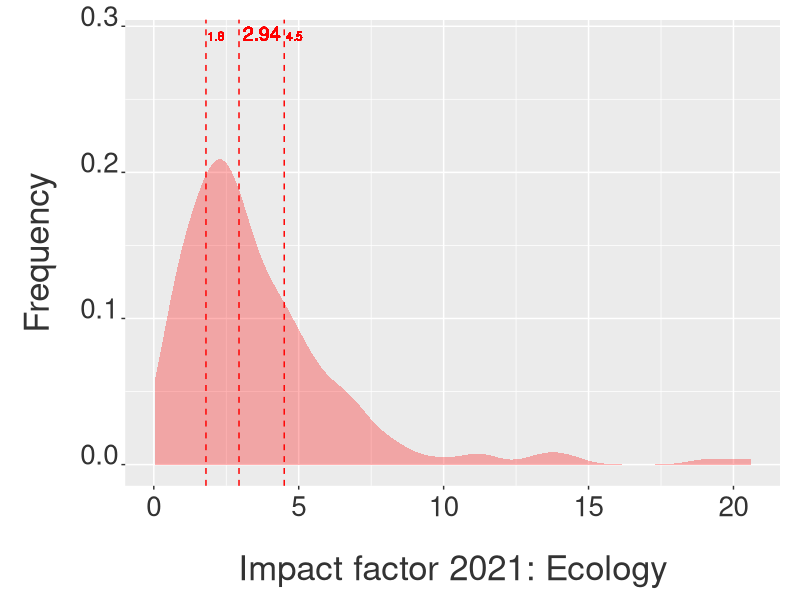

Source code (R): (Note: this script raises an error after producing the figure.)
################################################################################
##### Impact factor analysis of the journals classified as "Ecology" (JCR)
##### and "Biodiversity" (CAPES).
##### Ecological Synthesis Lab: https://marcomellolab.wordpress.com.
##### Author: Marco Mello.
##### See README for further info:
##### https://github.com/marmello77/ImpactFactor/blob/master/README.md
################################################################################


################################################################################
##### Get ready
################################################################################


setwd(dirname(rstudioapi::getActiveDocumentContext()$path))

rm(list= ls())

library(ggplot2)
library(plyr)
library(RColorBrewer)
library(reshape2)
library(tidyverse)


################################################################################
##### Ecology
################################################################################


# Data import based on the JCR format used until 2021:

#jcreco = read.csv("data/jcr ecology 2021.csv", na = "Not Available",
#skip = 1, header = T)
#neco<-dim(jcreco)[1]
#jcreco<-jcreco[1:(neco-2),]
#jcreco<-jcreco[,1:(ncol(jcreco)-1)]


# Since 2021, JCR changed the raw data to a much messier format. The data are
# downloaded with an extra empty column in the end. You can either remove it 
# manually or using the updated methods below. I prefer Method 2.

# Method 1
#fl <- "data/jcr ecology 2021.csv"
#txt <- readLines(fl)
#txt <- txt[-1]
#txt <- sub(",$", "", txt)
#con <- textConnection(txt)
#df1 <- read.csv(con)
#close(con)
#head(df1)

# Method 2

jcreco <- read.table("data/jcr ecology 2021.csv", sep=",", 
                 skip=2, fill=T, header=T, row.names=NULL,
                 na.strings = "N/A")
names(jcreco)[-ncol(jcreco)] <- names(jcreco)[-1]
jcreco <- jcreco[,-ncol(jcreco)]
jcreco <- jcreco[1:(nrow(jcreco)-2),]
jcreco$Total.Citations <- as.integer(gsub(",", "", jcreco$Total.Citations))

head(jcreco)
tail(jcreco)
colnames(jcreco)
str(jcreco)
dim(jcreco)
sum(is.na(jcreco))

jcreco.med <- summarise(jcreco, 
                        IFmedian = median(X2021.JIF, na.rm = T))
jcreco.med
eco.med = round(jcreco.med[1,1], digits = 2)
eco.med

jcreco.qua1 <- summarise(jcreco, 
                         IFqua1 = quantile(X2021.JIF, na.rm = T))
class(jcreco.qua1)
head(jcreco.qua1)
str(jcreco.qua1)
eco.qua1 = round(jcreco.qua1[2,1], digits = 2)
eco.qua1

jcreco.qua2 <- summarise(jcreco, 
                         IFqua2 = quantile(X2021.JIF, na.rm = T))
class(jcreco.qua2)
head(jcreco.qua2)
str(jcreco.qua2)
eco.qua2 = round(jcreco.qua2[4,1], digits = 2)
eco.qua2

p1 <- ggplot(jcreco, aes(x=X2021.JIF)) +
  geom_density(color = F, fill = "red", alpha = 0.3, position = "identity") +
  xlab("Impact factor 2021: Ecology") + 
  ylab("Frequency") +
  theme(axis.text.x = element_text(colour="grey20",size=20,
                                   angle=0,hjust=.5,vjust=.5,face="plain"),
        axis.text.y = element_text(colour="grey20",size=20,
                                   angle=0,hjust=1,vjust=0,face="plain"),
        axis.title.x = element_text(colour="grey20",size=25,
                                    angle=0,hjust=.5,vjust=0,face="plain"),
        axis.title.y = element_text(colour="grey20",size=25,
                                    angle=90,hjust=.5,vjust=.5,face="plain")) +
  theme(plot.margin = unit(c(0.5,0.5,0.5,0.5),"cm")) +
  theme(axis.title.y=element_text(margin=margin(0,20,0,0)),
        axis.title.x=element_text(margin=margin(20,0,0,0))) +
  geom_vline(data=jcreco.med, aes(xintercept=eco.med),
             linetype="dashed", size=0.5, color = "red") +
  geom_text(aes(eco.med, 0.29, label = eco.med, angle = 0, 
                hjust = -0.1, vjust = 0), size = 5, color = "red") +
  geom_vline(data=jcreco.qua1, aes(xintercept=eco.qua1),
             linetype="dashed", size=0.5, color = "red") +
  geom_text(aes(eco.qua1, 0.29, label = eco.qua1, angle = 0, 
                hjust = -0.1, vjust = 0), size = 3, color = "red") +
  geom_vline(data=jcreco.qua1, aes(xintercept=eco.qua2),
             linetype="dashed", size=0.5, color = "red") +
  geom_text(aes(eco.qua2, 0.29, label = eco.qua2, angle = 0,
                hjust = -0.1, vjust = 0), size = 3, color = "red")

p1
png(filename= "figures/ecology 2021.png", 
    res= 300,  height= 16, 
    width=26, unit="cm")
p1
dev.off()


################################################################################
##### Biodiversity
################################################################################


jcroce <- read.table("data/jcr oceanography 2021.csv", sep=",", 
                     skip=2, fill=T, header=T, row.names=NULL,
                     na.strings = "N/A")
names(jcroce)[-ncol(jcroce)] <- names(jcroce)[-1]
jcroce <- jcroce[,-ncol(jcroce)]
jcroce <- jcroce[1:(nrow(jcroce)-2),]
jcroce$Total.Citations <- as.integer(gsub(",", "", jcroce$Total.Citations))


jcrpla <- read.table("data/jcr plant sciences 2021.csv", sep=",", 
                     skip=2, fill=T, header=T, row.names=NULL,
                     na.strings = "N/A")
names(jcrpla)[-ncol(jcrpla)] <- names(jcrpla)[-1]
jcrpla <- jcrpla[,-ncol(jcrpla)]
jcrpla <- jcrpla[1:(nrow(jcrpla)-2),]
jcrpla$Total.Citations <- as.integer(gsub(",", "", jcrpla$Total.Citations))


jcrzoo <- read.table("data/jcr zoology 2021.csv", sep=",", 
                     skip=2, fill=T, header=T, row.names=NULL,
                     na.strings = "N/A")
names(jcrzoo)[-ncol(jcrzoo)] <- names(jcrzoo)[-1]
jcrzoo <- jcrzoo[,-ncol(jcrzoo)]
jcrzoo <- jcrzoo[1:(nrow(jcrzoo)-2),]
jcrzoo$Total.Citations <- as.integer(gsub(",", "", jcrzoo$Total.Citations))


head(jcroce)
tail(jcroce)
colnames(jcroce)
str(jcroce)
dim(jcroce)
sum(is.na(jcroce))

head(jcrpla)
tail(jcrpla)
colnames(jcrpla)
str(jcrpla)
dim(jcrpla)
sum(is.na(jcrpla))

head(jcrzoo)
tail(jcrzoo)
colnames(jcrzoo)
str(jcrzoo)
dim(jcrzoo)
sum(is.na(jcrzoo))

jcrbio <- rbind(jcreco, jcroce[1:nrow(jcroce),], 
                jcrpla[1:nrow(jcrpla),], jcrzoo[1:nrow(jcrzoo),])

head(jcrbio)
tail(jcrbio)
dim(jcrbio)
names(jcrbio)
nrow(jcrbio)
length(jcrbio$Journal.name)
sum(nrow(jcreco), nrow(jcroce), nrow(jcrpla), nrow(jcrzoo))

jcrbio$Category <- c(replicate(nrow(jcreco), "Ecology"), 
                     replicate(nrow(jcroce), "Oceanography"), 
                     replicate(nrow(jcrpla), "PlantScience"), 
                     replicate(nrow(jcrzoo), "Zoology"))

jcrbio.med <- ddply(jcrbio, "Category", summarise, 
                    IFmedian = median(X2021.JIF, na.rm = T))
jcrbio.med

eco.med = round(jcrbio.med[1,2], digits = 2)
oce.med = round(jcrbio.med[2,2], digits = 2)
pla.med = round(jcrbio.med[3,2], digits = 2)
zoo.med = round(jcrbio.med[4,2], digits = 2)

p2 <- ggplot(jcrbio, aes(x=X2021.JIF, fill=Category)) +
  geom_density(alpha=.3, position="identity", color = F) +
  xlab("Impact factor 2021: Biodiversidade Capes") + 
  ylab("Frequency") +
  theme(axis.text.x = element_text(colour="grey20",size=20,angle=0,
                                   hjust=.5,vjust=.5,face="plain"),
        axis.text.y = element_text(colour="grey20",size=20,angle=0,
                                   hjust=1,vjust=0,face="plain"),
        axis.title.x = element_text(colour="grey20",size=25,angle=0,
                                    hjust=.5,vjust=0,face="plain"),
        axis.title.y = element_text(colour="grey20",size=25,angle=90,
                                    hjust=.5,vjust=.5,face="plain")) +
  theme(plot.margin = unit(c(0.5,0.5,0.5,0.5),"cm")) +
  theme(axis.title.y=element_text(margin=margin(0,20,0,0)),
        axis.title.x=element_text(margin=margin(20,0,0,0))) +
  geom_vline(data=jcrbio.med, aes(xintercept=IFmedian,  colour=Category),
             linetype="dashed", size=0.5) +
  geom_text(aes(eco.med, 0.60, label = eco.med, angle = 0, 
                hjust = 0, vjust = 0), size = 3) +
  geom_text(aes(oce.med, 0.62, label = oce.med, angle = 0, 
                hjust = 0, vjust = 0), size = 3) +
  geom_text(aes(pla.med, 0.64, label = pla.med, angle = 0, 
                hjust = 0, vjust = 0), size = 3) +
  geom_text(aes(zoo.med, 0.66, label = zoo.med, angle = 0, 
                hjust = 0, vjust = 0), size = 3)

p2
png(filename= "figures/biodiversity 2021.png", 
    res= 300,  height= 16,
    width=26, unit="cm")
p2
dev.off()


################################### END ########################################
